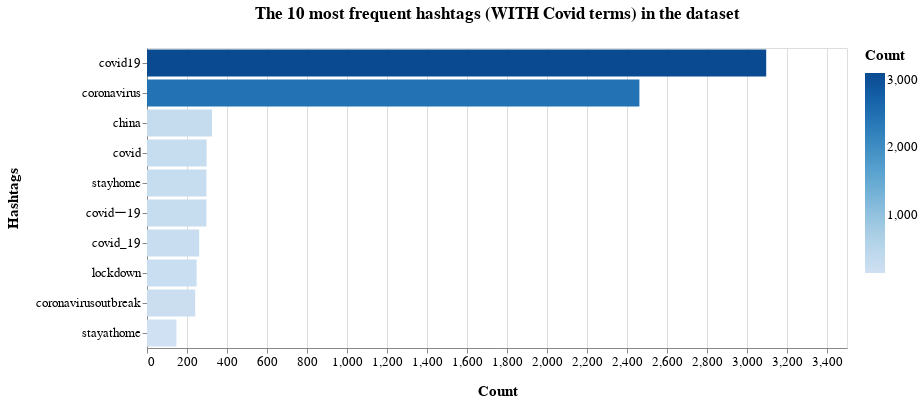

This figure's notebook cell:
### Markdown cell above
We have calculated the frequency distribution, displayed in the form of a bar chart showing the 15 most frequent hashtags within the dataset:

### Code cell
#fdist_covid = dict(nltk.FreqDist(cmt_list_covid))
#fdist_sorted = dict(sorted(fdist_covid.items(), key=lambda item: item[1], reverse=True))
#print(fdist_sorted)
#out = dict(itertools.islice(fdist_sorted.items(), 15))
out = dict(nltk.FreqDist(cmt_list_covid))

df = pd.DataFrame.from_dict(out, orient='index').reset_index()
df = df.rename(columns={'index':'Hashtags', 0:'Count'})

#range=['#f1e2fe','#c990ff','#b466ff','#9b33ff','#8200ff','#6800cc','#4e0099']
chart = alt.Chart(
    df
).mark_bar().encode(
    x=alt.X('Count:Q'),
    y=alt.Y('Hashtags:N',sort='-x'),
    color=alt.Color('Count:Q',scale=alt.Scale(scheme="blues")),
    tooltip=[
        alt.Tooltip('Hashtags:N', title='Hashtags'),
        alt.Tooltip('Count:Q', title='Tweet count')
    ]
).transform_window(
    rank='rank(Count)',
    sort=[alt.SortField('Count', order='descending')]
).transform_filter(
    (alt.datum.rank <= 10)
).properties(
    width=700,
    height=300,
    title = "The 10 most frequent hashtags (WITH Covid terms) in the dataset"
).configure_title(
    fontSize=17,
    offset=25
).configure_axis(
    labelFontSize=13,
    titleFontSize=15,
    titlePadding=15
).configure_legend(
    gradientThickness=20,
    titleFontSize=15,
    labelFontSize=13,
    titlePadding=10
)

chart

### Figure 1 — Vega-Lite specification as saved in the notebook (floating-point values rounded to 4 significant figures; data arrays with more than 128 entries replaced by an {"elided": "..."} marker saying what was removed)
{"config": {"view": {"continuousWidth": 400, "continuousHeight": 300}, "axis": {"labelFontSize": 13, "titleFontSize": 15, "titlePadding": 15}, "legend": {"gradientThickness": 20, "labelFontSize": 13, "titleFontSize": 15, "titlePadding": 10}, "title": {"fontSize": 17, "offset": 25}}, "data": {"name": "data-d66096fc87ed805e6b930d1667692fac"}, "mark": "bar", "encoding": {"color": {"type": "quantitative", "field": "Count", "scale": {"scheme": "blues"}}, "tooltip": [{"type": "nominal", "field": "Hashtags", "title": "Hashtags"}, {"type": "quantitative", "field": "Count", "title": "Tweet count"}], "x": {"type": "quantitative", "field": "Count"}, "y": {"type": "nominal", "field": "Hashtags", "sort": "-x"}}, "height": 300, "title": "The 10 most frequent hashtags (WITH Covid terms) in the dataset", "transform": [{"window": [{"op": "rank", "field": "Count", "as": "rank"}], "sort": [{"field": "Count", "order": "descending"}]}, {"filter": "(datum.rank <= 10)"}], "width": 700, "$schema": "https://vega.github.io/schema/vega-lite/v4.8.1.json", "datasets": {"data-d66096fc87ed805e6b930d1667692fac": {"elided": "19493 records"}}}
